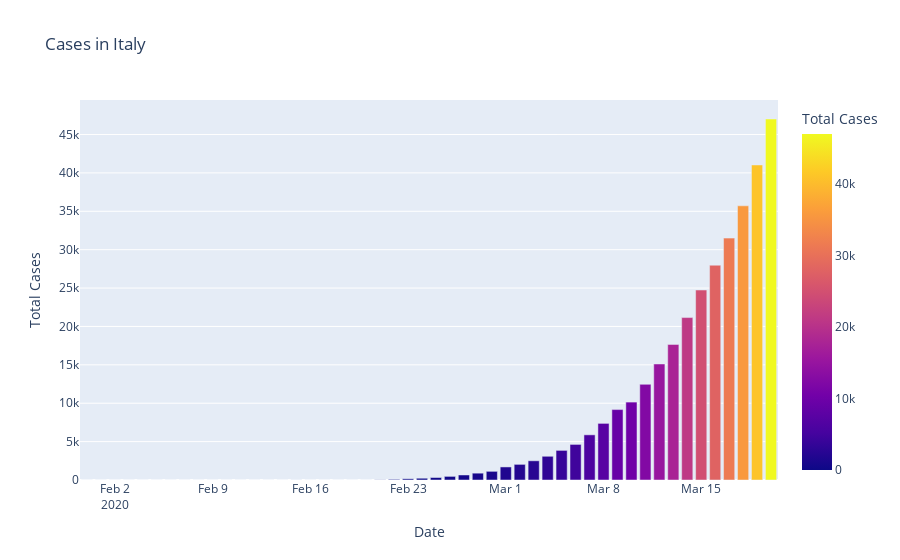

This figure's notebook cell:
### Code cell
px.bar(dbd_Italy,x="Date",y='Total Cases',title='Cases in Italy', hover_name='Total Cases',color='Total Cases')

### Figure 1 — Plotly figure (JSON) as saved in the notebook; plotly's stock layout.template omitted (floating-point values rounded to 4 significant figures)
{"data": [{"alignmentgroup": "True", "hovertemplate": "<b>%{hovertext}</b><br><br>Date=%{x}<br>Total Cases=%{marker.color}<extra></extra>", "hovertext": [2, 2, 2, 2, 2, 2, 3, 3, 3, 3, 3, 3, 3, 3, 3, 3, 3, 3, 3, 3, 3, 3, 20, 79, 157, 229, 323, 470, 655, 889, 1128, 1701, 2036, 2502, 3089, 3858, 4636, 5883, 7375, 9172, 10149, 12462, 15113, 17660, 21157, 24747, 27980, 31506, 35713, 41035, 47021], "legendgroup": "", "marker": {"color": [2, 2, 2, 2, 2, 2, 3, 3, 3, 3, 3, 3, 3, 3, 3, 3, 3, 3, 3, 3, 3, 3, 20, 79, 157, 229, 323, 470, 655, 889, 1128, 1701, 2036, 2502, 3089, 3858, 4636, 5883, 7375, 9172, 10149, 12462, 15113, 17660, 21157, 24747, 27980, 31506, 35713, 41035, 47021], "coloraxis": "coloraxis"}, "name": "", "offsetgroup": "", "orientation": "v", "showlegend": false, "textposition": "auto", "type": "bar", "x": ["2020-01-31T00:00:00", "2020-02-01T00:00:00", "2020-02-02T00:00:00", "2020-02-03T00:00:00", "2020-02-04T00:00:00", "2020-02-05T00:00:00", "2020-02-06T00:00:00", "2020-02-07T00:00:00", "2020-02-08T00:00:00", "2020-02-09T00:00:00", "2020-02-10T00:00:00", "2020-02-11T00:00:00", "2020-02-12T00:00:00", "2020-02-13T00:00:00", "2020-02-14T00:00:00", "2020-02-15T00:00:00", "2020-02-15T00:00:00", "2020-02-16T00:00:00", "2020-02-17T00:00:00", "2020-02-18T00:00:00", "2020-02-19T00:00:00", "2020-02-20T00:00:00", "2020-02-21T00:00:00", "2020-02-22T00:00:00", "2020-02-23T00:00:00", "2020-02-24T00:00:00", "2020-02-25T00:00:00", "2020-02-26T00:00:00", "2020-02-27T00:00:00", "2020-02-28T00:00:00", "2020-02-29T00:00:00", "2020-03-01T00:00:00", "2020-03-02T00:00:00", "2020-03-03T00:00:00", "2020-03-04T00:00:00", "2020-03-05T00:00:00", "2020-03-06T00:00:00", "2020-03-07T00:00:00", "2020-03-08T00:00:00", "2020-03-09T00:00:00", "2020-03-10T00:00:00", "2020-03-11T00:00:00", "2020-03-12T00:00:00", "2020-03-13T00:00:00", "2020-03-14T00:00:00", "2020-03-15T00:00:00", "2020-03-16T00:00:00", "2020-03-17T00:00:00", "2020-03-18T00:00:00", "2020-03-19T00:00:00", "2020-03-20T00:00:00"], "xaxis": "x", "y": [2, 2, 2, 2, 2, 2, 3, 3, 3, 3, 3, 3, 3, 3, 3, 3, 3, 3, 3, 3, 3, 3, 20, 79, 157, 229, 323, 470, 655, 889, 1128, 1701, 2036, 2502, 3089, 3858, 4636, 5883, 7375, 9172, 10149, 12462, 15113, 17660, 21157, 24747, 27980, 31506, 35713, 41035, 47021], "yaxis": "y"}], "layout": {"barmode": "relative", "coloraxis": {"colorbar": {"title": {"text": "Total Cases"}}, "colorscale": [[0, "#0d0887"], [0.1111, "#46039f"], [0.2222, "#7201a8"], [0.3333, "#9c179e"], [0.4444, "#bd3786"], [0.5556, "#d8576b"], [0.6667, "#ed7953"], [0.7778, "#fb9f3a"], [0.8889, "#fdca26"], [1, "#f0f921"]]}, "legend": {"tracegroupgap": 0}, "title": {"text": "Cases in Italy"}, "xaxis": {"anchor": "y", "domain": [0, 1], "title": {"text": "Date"}}, "yaxis": {"anchor": "x", "domain": [0, 1], "title": {"text": "Total Cases"}}}}
